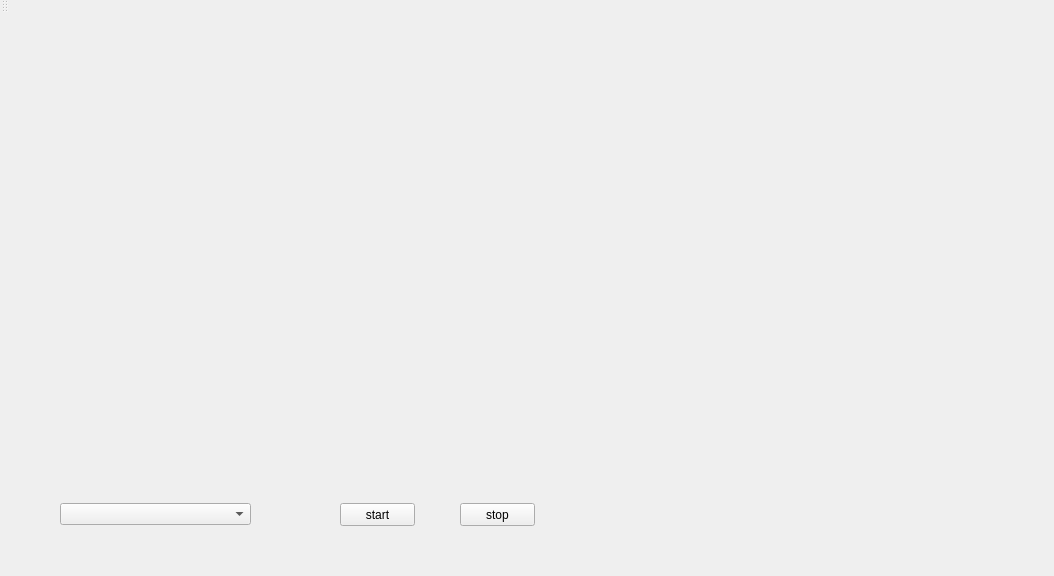
<?xml version="1.0" encoding="UTF-8"?>
<ui version="4.0">
 <class>dx12greenClass</class>
 <widget class="QMainWindow" name="dx12greenClass">
  <property name="geometry">
   <rect>
    <x>0</x>
    <y>0</y>
    <width>1054</width>
    <height>576</height>
   </rect>
  </property>
  <property name="windowTitle">
   <string>dx12green</string>
  </property>
  <property name="styleSheet">
   <string notr="true">border-color: rgb(255, 102, 26);</string>
  </property>
  <widget class="QWidget" name="centralWidget">
   <widget class="MyQD3DWidget" name="myQD3DWidget" native="true">
    <property name="geometry">
     <rect>
      <x>70</x>
      <y>30</y>
      <width>861</width>
      <height>371</height>
     </rect>
    </property>
   </widget>
   <widget class="QPushButton" name="pushButtonStart">
    <property name="geometry">
     <rect>
      <x>340</x>
      <y>490</y>
      <width>75</width>
      <height>23</height>
     </rect>
    </property>
    <property name="text">
     <string>start</string>
    </property>
   </widget>
   <widget class="QComboBox" name="comboBoxCamList">
    <property name="geometry">
     <rect>
      <x>60</x>
      <y>490</y>
      <width>191</width>
      <height>22</height>
     </rect>
    </property>
   </widget>
   <widget class="QPushButton" name="pushButtonStop">
    <property name="geometry">
     <rect>
      <x>460</x>
      <y>490</y>
      <width>75</width>
      <height>23</height>
     </rect>
    </property>
    <property name="text">
     <string>stop</string>
    </property>
   </widget>
  </widget>
  <widget class="QMenuBar" name="menuBar">
   <property name="geometry">
    <rect>
     <x>0</x>
     <y>0</y>
     <width>1054</width>
     <height>22</height>
    </rect>
   </property>
  </widget>
  <widget class="QToolBar" name="mainToolBar">
   <attribute name="toolBarArea">
    <enum>TopToolBarArea</enum>
   </attribute>
   <attribute name="toolBarBreak">
    <bool>false</bool>
   </attribute>
  </widget>
  <widget class="QStatusBar" name="statusBar"/>
 </widget>
 <layoutdefault spacing="6" margin="11"/>
 <customwidgets>
  <customwidget>
   <class>MyQD3DWidget</class>
   <extends>QWidget</extends>
   <header>myqd3dwidget.h</header>
  </customwidget>
 </customwidgets>
 <resources>
  <include location="dx12green.qrc"/>
 </resources>
 <connections/>
</ui>
